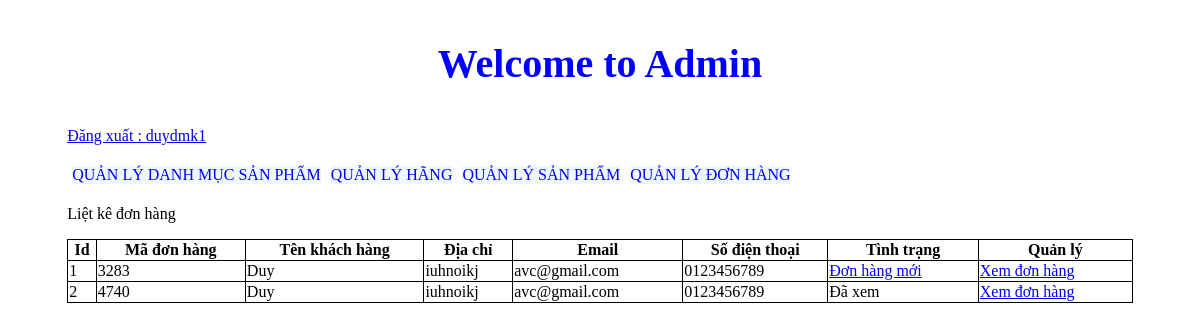
The app's page /admincp/index.php?action=quanlydonhang&query=lietke (signed in), older data.
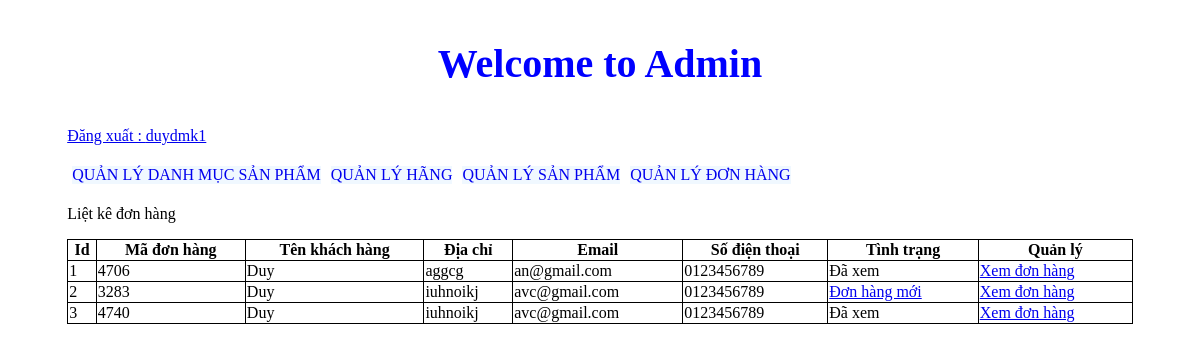
The same page, newer data.
### tables this page shows
CREATE TABLE `tbl_cart` (
  `id_cart` int(11) NOT NULL,
  `id_khachhang` int(11) NOT NULL,
  `code_cart` varchar(10) NOT NULL,
  `cart_status` int(11) NOT NULL
);

CREATE TABLE `tbl_dangky` (
  `id_dangky` int(11) NOT NULL,
  `tenkhachhang` varchar(200) NOT NULL,
  `email` varchar(100) NOT NULL,
  `diachi` varchar(200) NOT NULL,
  `matkhau` varchar(100) NOT NULL,
  `dienthoai` varchar(20) NOT NULL
);

### admincp/modules/quanlydonhang/lietke.php (the view)
<p>Liệt kê đơn hàng</p>
<?php
	$sql_lietke_dh = "SELECT * FROM tbl_cart,tbl_dangky WHERE tbl_cart.id_khachhang=tbl_dangky.id_dangky ORDER BY tbl_cart.id_cart DESC";
	$query_lietke_dh = mysqli_query($mysqli,$sql_lietke_dh);
?>
<table style="width:100%" border="1" style="border-collapse: collapse;">
  <tr>
  	<th>Id</th>
    <th>Mã đơn hàng</th>
    <th>Tên khách hàng</th>
    <th>Địa chỉ</th>
    <th>Email</th>
    <th>Số điện thoại</th>
    <th>Tình trạng</th>
  	<th>Quản lý</th>
  </tr>
  <?php
  $i = 0;
  while($row = mysqli_fetch_array($query_lietke_dh)){
  	$i++;
  ?>
  <tr>
  	<td><?php echo $i ?></td>
    <td><?php echo $row['code_cart'] ?></td>
    <td><?php echo $row['tenkhachhang'] ?></td>
    <td><?php echo $row['diachi'] ?></td>
    <td><?php echo $row['email'] ?></td>
    <td><?php echo $row['dienthoai'] ?></td>
    <td>
    	<?php if($row['cart_status']==1){
    		echo '<a href="modules/quanlydonhang/xuly.php?code='.$row['code_cart'].'">Đơn hàng mới</a>';
    	}else{
    		echo 'Đã xem';
    	}
    	?>
    </td>
   	<td>
   		<a href="index.php?action=donhang&query=xemdonhang&code=<?php echo $row['code_cart'] ?>">Xem đơn hàng</a>
   	</td>
  </tr>
  <?php
  }
  ?>
</table>

Row changes from the older to the newer data that the page shows:
added tbl_cart: code_cart "4706", tbl_dangky.tenkhachhang "Duy", tbl_dangky.diachi "aggcg", tbl_dangky.email "an@gmail.com", tbl_dangky.dienthoai "0123456789", cart_status "Đã xem"
